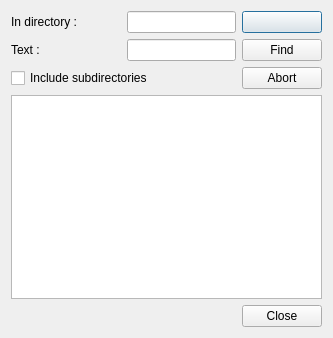
<?xml version="1.0" encoding="UTF-8"?>
<ui version="4.0">
 <class>ScanDialog</class>
 <widget class="QDialog" name="ScanDialog">
  <property name="geometry">
   <rect>
    <x>0</x>
    <y>0</y>
    <width>333</width>
    <height>338</height>
   </rect>
  </property>
  <property name="windowTitle">
   <string>Texmaker</string>
  </property>
  <layout class="QGridLayout" name="gridLayout">
   <item row="0" column="0" colspan="2">
    <widget class="QLabel" name="label">
     <property name="text">
      <string>In directory :</string>
     </property>
    </widget>
   </item>
   <item row="0" column="2" colspan="2">
    <widget class="QLineEdit" name="lineEditDir">
     <property name="readOnly">
      <bool>true</bool>
     </property>
    </widget>
   </item>
   <item row="0" column="4">
    <widget class="QPushButton" name="pushButtonBrowse">
     <property name="sizePolicy">
      <sizepolicy hsizetype="Minimum" vsizetype="Minimum">
       <horstretch>0</horstretch>
       <verstretch>0</verstretch>
      </sizepolicy>
     </property>
     <property name="text">
      <string/>
     </property>
     <property name="icon">
      <iconset resource="texmaker.qrc">
       <normaloff>:/images/fileopen16.png</normaloff>:/images/fileopen16.png</iconset>
     </property>
     <property name="iconSize">
      <size>
       <width>16</width>
       <height>16</height>
      </size>
     </property>
    </widget>
   </item>
   <item row="1" column="0" colspan="2">
    <widget class="QLabel" name="labelFind">
     <property name="text">
      <string>Text :</string>
     </property>
    </widget>
   </item>
   <item row="1" column="2" colspan="2">
    <widget class="QLineEdit" name="lineEditSearch"/>
   </item>
   <item row="1" column="4">
    <widget class="QPushButton" name="pushButtonFind">
     <property name="text">
      <string>Find</string>
     </property>
    </widget>
   </item>
   <item row="2" column="0" colspan="4">
    <widget class="QCheckBox" name="checkBoxSub">
     <property name="text">
      <string>Include subdirectories</string>
     </property>
    </widget>
   </item>
   <item row="2" column="4">
    <widget class="QPushButton" name="pushButtonAbort">
     <property name="text">
      <string>Abort</string>
     </property>
    </widget>
   </item>
   <item row="3" column="0" colspan="5">
    <widget class="QTreeWidget" name="treeWidget">
     <attribute name="headerVisible">
      <bool>false</bool>
     </attribute>
     <column>
      <property name="text">
       <string notr="true">1</string>
      </property>
     </column>
    </widget>
   </item>
   <item row="6" column="4">
    <widget class="QPushButton" name="closeButton">
     <property name="text">
      <string>Close</string>
     </property>
     <property name="icon">
      <iconset resource="texmaker.qrc">
       <normaloff>:/images/fileclose16.png</normaloff>:/images/fileclose16.png</iconset>
     </property>
     <property name="autoDefault">
      <bool>true</bool>
     </property>
    </widget>
   </item>
   <item row="6" column="0" colspan="4">
    <widget class="QLabel" name="labelStat">
     <property name="text">
      <string/>
     </property>
    </widget>
   </item>
  </layout>
 </widget>
 <tabstops>
  <tabstop>pushButtonBrowse</tabstop>
  <tabstop>lineEditSearch</tabstop>
  <tabstop>pushButtonFind</tabstop>
  <tabstop>checkBoxSub</tabstop>
  <tabstop>closeButton</tabstop>
  <tabstop>pushButtonAbort</tabstop>
  <tabstop>lineEditDir</tabstop>
 </tabstops>
 <resources>
  <include location="texmaker.qrc"/>
 </resources>
 <connections>
  <connection>
   <sender>closeButton</sender>
   <signal>clicked()</signal>
   <receiver>ScanDialog</receiver>
   <slot>accept()</slot>
   <hints>
    <hint type="sourcelabel">
     <x>803</x>
     <y>462</y>
    </hint>
    <hint type="destinationlabel">
     <x>497</x>
     <y>248</y>
    </hint>
   </hints>
  </connection>
 </connections>
</ui>
